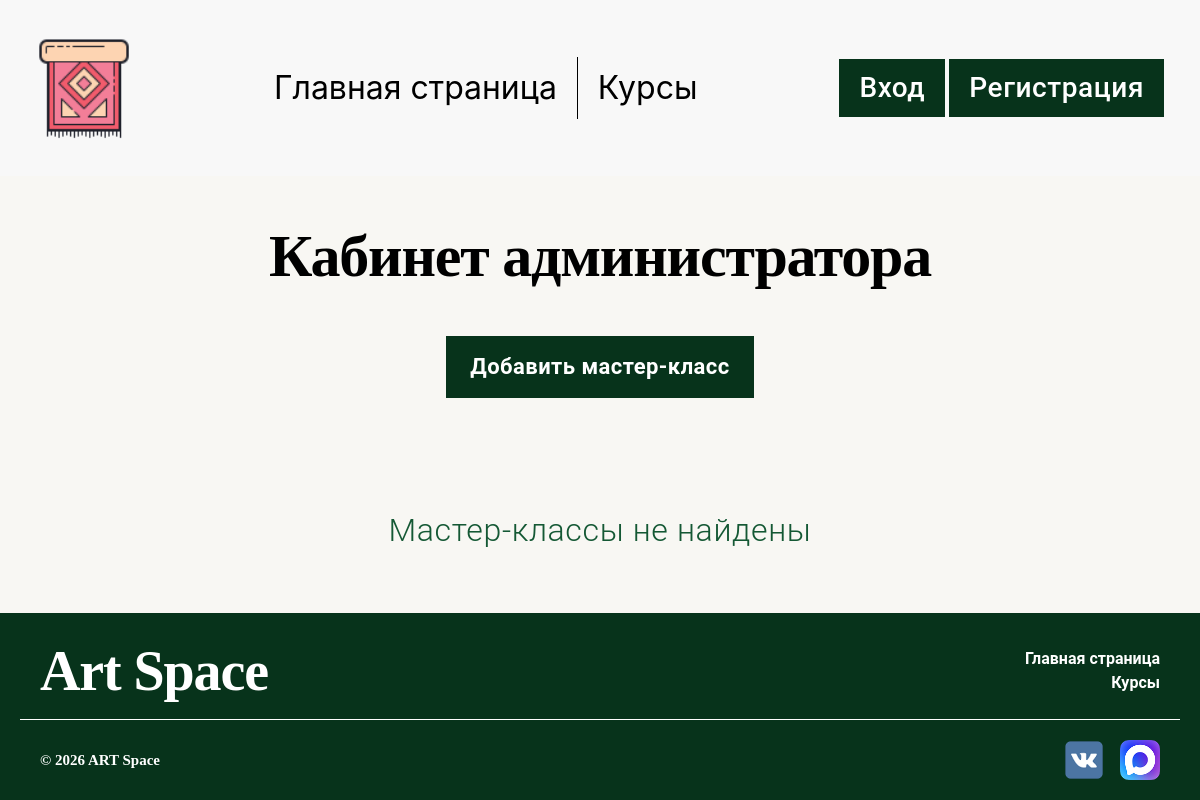
Before: /admin_panel/ with the older database file.
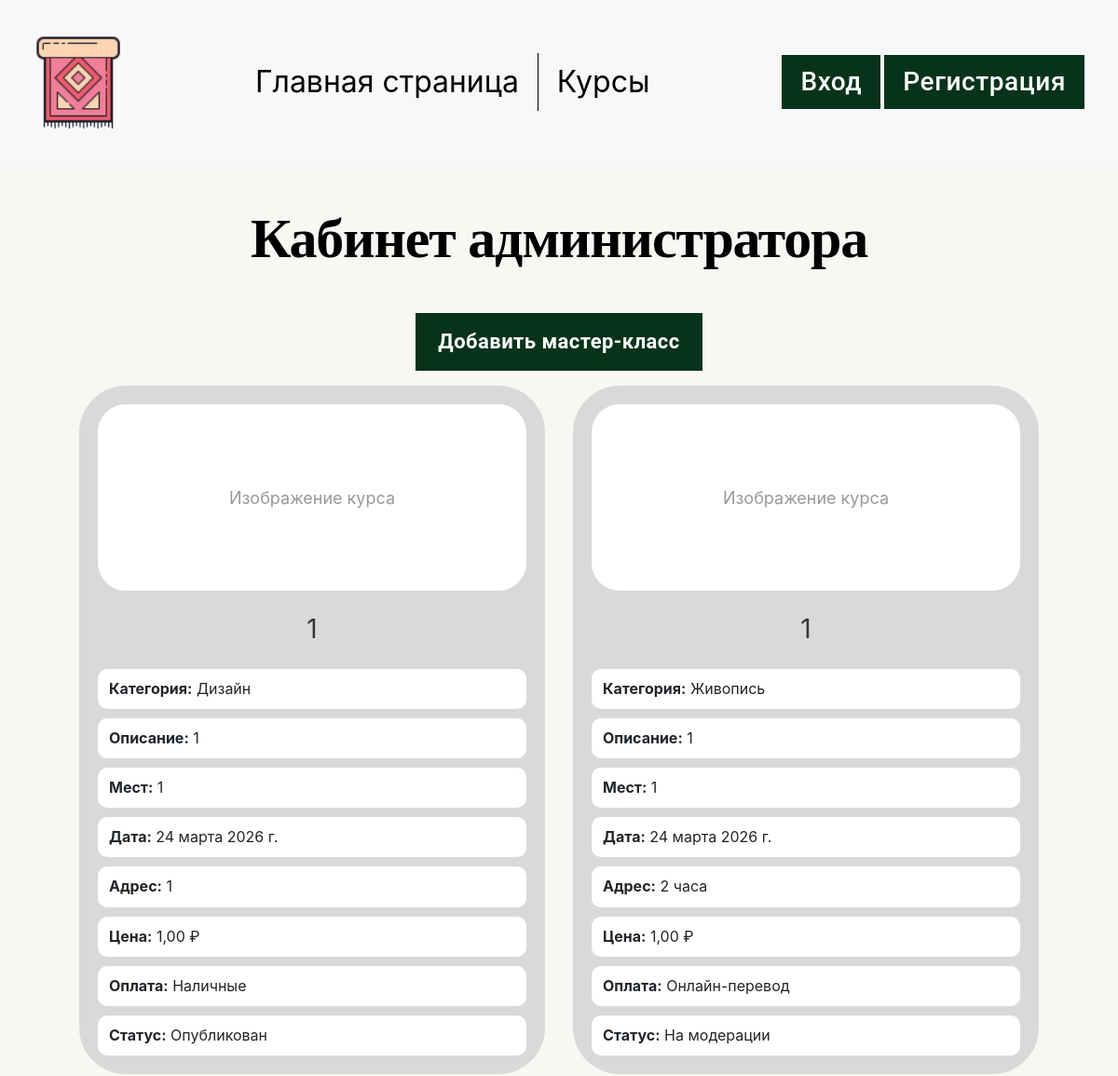
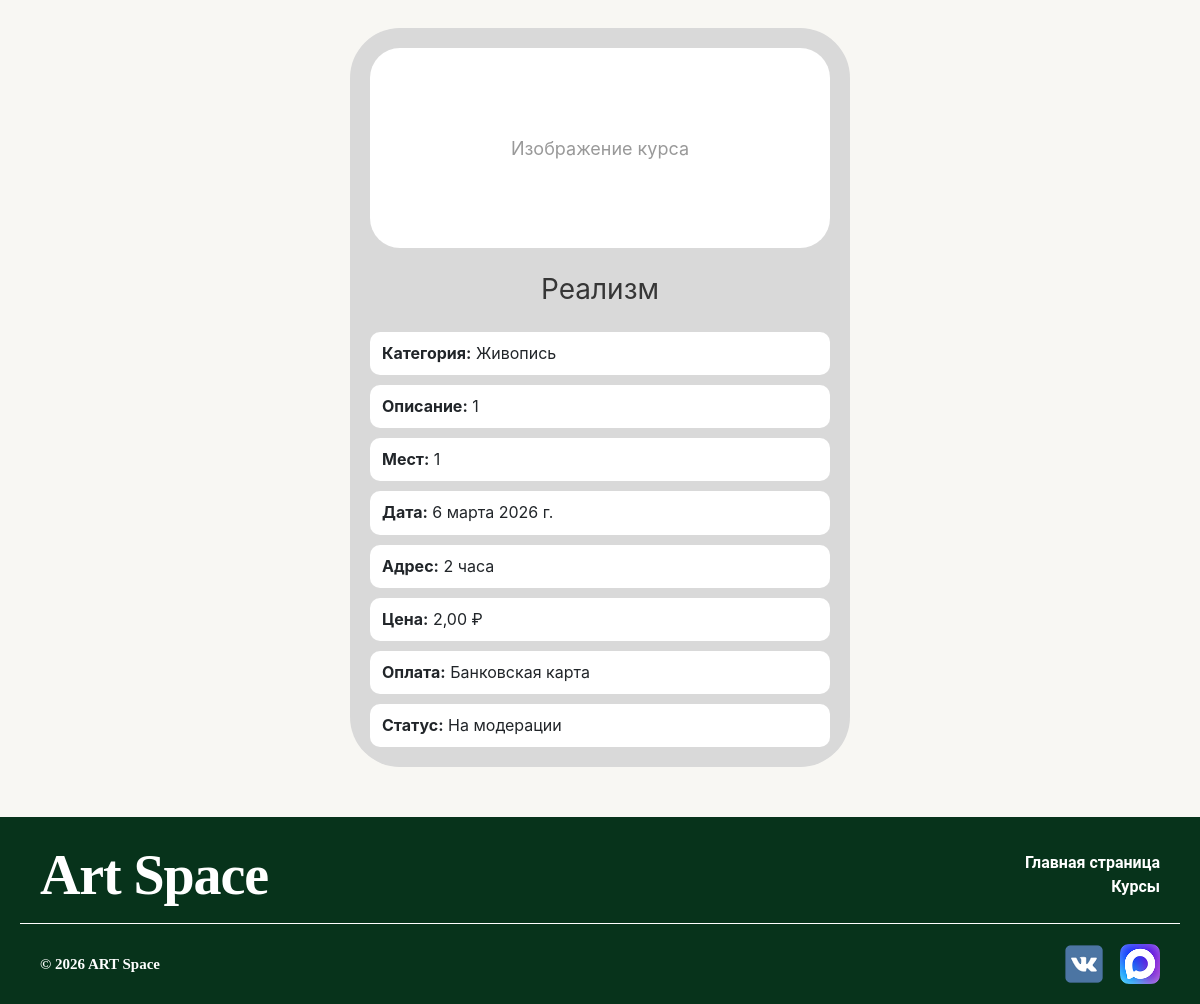
After: the same page with the newer database file (2 pictures, top to bottom).
### main/models.py (models this page shows)
class MasterClass(models.Model):
    METHODS_PAYMENT_CHOICES = {
        1: "Банковская карта",
        2: "Онлайн-перевод",
        3: "Наличные",
    }
    FORMAT_CHOICES = {
        1: "Очная встреча",
        2: "Онлайн",
    }
    STATUS_CHOICES = {
        1: "Черновик",
        2: "На модерации",
        3: "Опубликован",
        4: "Идёт проведение",
        5: "Завершён",
        6: "Отклонён",
    }
    name = models.CharField(max_length=200, verbose_name='Название мастер-класса')
    category = models.ForeignKey(Category, on_delete=models.CASCADE, verbose_name='Категория')
    tema = models.ForeignKey(Tema, on_delete=models.CASCADE, verbose_name='Тема')
    description = models.CharField(max_length=200, verbose_name='Краткое описание')
    image = models.ImageField(upload_to='masterclass_images/', verbose_name='Изображение курса', null=True, blank=True)
    count = models.IntegerField(verbose_name='Количество доступных мест для записи')
    date_event = models.DateField(verbose_name='Дата проведения')
    duration = models.CharField(max_length=200, verbose_name='Адрес занятие')
    format = models.IntegerField(choices=FORMAT_CHOICES, verbose_name='Формат')
    price = models.DecimalField(max_digits=7, decimal_places=2, verbose_name='Стоимость участия')
    method_payment = models.IntegerField(choices=METHODS_PAYMENT_CHOICES, verbose_name='Способы оплаты')
    status = models.IntegerField(choices=STATUS_CHOICES, default=1)
    comment = models.CharField(max_length=200, null=True, blank=True)
    user = models.ForeignKey(User, on_delete=models.CASCADE)

class Category(models.Model):
    name = models.CharField(max_length=200)
    def __str__(self):
        return self.name  # или другое поле с названием

### main/views.py (the view)
# urls.py: path('admin_panel/', admin_view, name='admin_view'),
def admin_view(request):
    master_class_list = MasterClass.objects.order_by("-pk")
    context = {"list": master_class_list, 'page_name': "Кабинет администратора"}
    return render(request, "list.html", context)

### template/list.html (shortened to what this page needs)
{% extends "base.html" %}
{% load static %}
{% block content %}
<div class="container-fluid" style="max-width: 1920px; padding: 50px 20px;">
    <h1 style="font-family: 'Libre Baskerville', serif; font-weight: 700; font-size: clamp(32px, 5vw, 64px); line-height: 100%; letter-spacing: -0.02em; color: #000000; text-align: center; margin-bottom: 50px;">{{ page_name }}</h1>
    {% if not user.is_superuser %}
    <div class="mb-3 text-center">
        <a class="btn" style="background-color: #07331B; color: white; border: none; border-radius: 0; font-family: Roboto, sans-serif; font-weight: 600; font-size: 22px; line-height: 100%; letter-spacing: 0.02em; padding: 20px 24px;" href="{% url 'create_order' %}">Добавить мастер-класс</a>
    </div>
    {% endif %}
    <div class="d-flex flex-wrap justify-content-center" style="gap: 30px;">
        {% for item in list %}
        <div class="course-card" style="width: 500px;">
            <div class="course-card-inner" style="width: 500px; min-height: 700px; border-radius: 50px; background: #D9D9D9; padding: 20px; display: flex; flex-direction: column; gap: 15px;">
                <div style="width: 100%; height: 200px; background: #FFFFFF; border-radius: 30px; display: flex; align-items: center; justify-content: center; overflow: hidden;">
                    {% if item.image %}
                        <img src="{{ item.image.url }}" alt="{{ item.name }}" style="width: 100%; height: 100%; object-fit: cover;">
                    {% else %}
                        <span style="font-family: Inter, sans-serif; font-size: 18px; color: #999;">Изображение курса</span>
                    {% endif %}
                </div>
                <h5 style="font-family: Inter, sans-serif; font-weight: 400; font-size: 28px; line-height: 120%; text-align: center; color: #000000; opacity: 0.75; margin: 10px 0;">{{ item.name }}</h5>
                <div style="display: flex; flex-direction: column; gap: 10px;">
                    <p style="font-family: Inter, sans-serif; font-weight: 400; font-size: 16px; line-height: 120%; background: #FFFFFF; padding: 12px; border-radius: 10px; margin: 0;"><strong>Категория:</strong> {{ item.category }}</p>
                    <p style="font-family: Inter, sans-serif; font-weight: 400; font-size: 16px; line-height: 120%; background: #FFFFFF; padding: 12px; border-radius: 10px; margin: 0;"><strong>Описание:</strong> {{ item.description }}</p>
                    <p style="font-family: Inter, sans-serif; font-weight: 400; font-size: 16px; line-height: 120%; background: #FFFFFF; padding: 12px; border-radius: 10px; margin: 0;"><strong>Мест:</strong> {{ item.count }}</p>
                    <p style="font-family: Inter, sans-serif; font-weight: 400; font-size: 16px; line-height: 120%; background: #FFFFFF; padding: 12px; border-radius: 10px; margin: 0;"><strong>Дата:</strong> {{ item.date_event }}</p>
                    <p style="font-family: Inter, sans-serif; font-weight: 400; font-size: 16px; line-height: 120%; background: #FFFFFF; padding: 12px; border-radius: 10px; margin: 0;"><strong>Адрес:</strong> {{ item.duration }}</p>
                    <p style="font-family: Inter, sans-serif; font-weight: 400; font-size: 16px; line-height: 120%; background: #FFFFFF; padding: 12px; border-radius: 10px; margin: 0;"><strong>Цена:</strong> {{ item.price }} ₽</p>
                    <p style="font-family: Inter, sans-serif; font-weight: 400; font-size: 16px; line-height: 120%; background: #FFFFFF; padding: 12px; border-radius: 10px; margin: 0;"><strong>Оплата:</strong> {{ item.get_method_payment_display }}</p>
                    <p style="font-family: Inter, sans-serif; font-weight: 400; font-size: 16px; line-height: 120%; background: #FFFFFF; padding: 12px; border-radius: 10px; margin: 0;"><strong>Статус:</strong> {{ item.get_status_display }}</p>
                </div>
            </div>
        </div>
        {% empty %}
        <p style="width: 100%; font-family: Roboto, sans-serif; font-weight: 300; font-size: 32px; line-height: 100%; letter-spacing: 0.02em; color: #145834; text-align: center; margin-top: 100px;">Мастер-классы не найдены</p>
        {% endfor %}
    </div>
</div>
{% endblock %}

### template/base.html (shortened to what this page needs)
{% load static %}
<!doctype html>
<html lang="en">
<head>
    <link href="{% static 'bootstrap.min.css' %}" rel="stylesheet">
    <link href="{% static 'custom.css' %}" rel="stylesheet">
</head>
<body class="d-flex flex-column min-vh-100" style="background-color: #F8F7F3;">
<nav class="container-fluid" style="max-width: 1920px; height: auto; min-height: 176px; display: flex; flex-wrap: wrap; justify-content: space-between; align-items: center; padding: 24px 20px; background-color: #f8f8f8;">
    <a href="{% url 'index' %}" class="d-block">
        <img src="{% static 'favicon/logo.png' %}" alt="Art Space" class="img-fluid" style="width: 128px; height: 128px;">
    </a>
    <div class="d-flex flex-wrap align-items-center justify-content-center" style="max-width: 735px; gap: 20px; padding: 8px 20px;">
        <a href="{% url 'index' %}" style="font-family: Inter, sans-serif; font-weight: 400; font-size: clamp(20px, 3vw, 32px); line-height: 100%; text-align: center; text-decoration: none; color: #000; white-space: nowrap;">
            Главная страница
        </a>
        <a href="{% url 'masterclass_list' %}" style="font-family: Inter, sans-serif; font-weight: 400; font-size: clamp(20px, 3vw, 32px); line-height: 100%; text-align: center; text-decoration: none; color: #000; white-space: nowrap;">
            Курсы
        </a>
    </div>
    <div class="d-flex flex-wrap gap-1 align-items-center justify-content-center" style="padding: 8px 16px;">
        {% if user.is_authenticated %}
            {% if user.is_superuser %}
                <a class="btn" style="background-color: #07331B; color: white; border: none; border-radius: 0; font-family: Roboto, sans-serif; font-weight: 500; font-size: 28px; line-height: 100%; letter-spacing: 0.02em; text-align: center; padding: 15px 20px; margin: 0; white-space: nowrap;" href="{% url 'admin_view' %}">Панель администратора</a>
            {% else %}
                <a class="btn" style="background-color: #07331B; color: white; border: none; border-radius: 0; font-family: Roboto, sans-serif; font-weight: 500; font-size: 28px; line-height: 100%; letter-spacing: 0.02em; text-align: center; padding: 15px 20px; margin: 0; white-space: nowrap;" href="{% url 'cabinet_user' %}">Личный кабинет</a>
            {% endif %}
            <a class="btn" style="background-color: #07331B; color: white; border: none; border-radius: 0; font-family: Roboto, sans-serif; font-weight: 500; font-size: 28px; line-height: 100%; letter-spacing: 0.02em; text-align: center; padding: 15px 20px; margin: 0; white-space: nowrap;" href="{% url 'logout' %}">Выход</a>
        {% else %}
            <a class="btn" style="background-color: #07331B; color: white; border: none; border-radius: 0; font-family: Roboto, sans-serif; font-weight: 500; font-size: 28px; line-height: 100%; letter-spacing: 0.02em; text-align: center; padding: 15px 20px; margin: 0; white-space: nowrap;" href="{% url 'login' %}">Вход</a>
            <a class="btn" style="background-color: #07331B; color: white; border: none; border-radius: 0; font-family: Roboto, sans-serif; font-weight: 500; font-size: 28px; line-height: 100%; letter-spacing: 0.02em; text-align: center; padding: 15px 20px; margin: 0; white-space: nowrap;" href="{% url 'register' %}">Регистрация</a>
        {% endif %}
    </div>
</nav>
<main class="flex-grow-1">
    {% block content %}{% endblock %}
</main>
    <footer class="container-fluid" style="max-width: 1920px; background-color: #07331B; padding: 30px 20px 20px 20px; display: flex; flex-direction: column; gap: 20px;">
        <div class="d-flex flex-wrap justify-content-between align-items-center" style="padding: 0 20px;">
            <div class="d-flex align-items-center mb-3 mb-md-0">
                <a href="{% url 'index' %}" style="font-family: 'Libre Baskerville', serif; font-weight: 700; font-size: clamp(32px, 5vw, 56px); line-height: 100%; letter-spacing: -0.02em; color: white; text-decoration: none;">
                    Art Space
                </a>
            </div>
            <div class="d-flex flex-column gap-2 align-items-end">
                <a href="{% url 'index' %}" style="font-family: Roboto, sans-serif; font-weight: 700; font-size: 16px; line-height: 100%; color: white; text-decoration: none;">
                    Главная страница
                </a>
                <a href="{% url 'masterclass_list' %}" style="font-family: Roboto, sans-serif; font-weight: 700; font-size: 16px; line-height: 100%; color: white; text-decoration: none;">
                    Курсы
                </a>
            </div>
        </div>
        <div class="d-flex flex-wrap justify-content-between align-items-center" style="padding: 20px 20px 0 20px; border-top: 1px solid #FFFFFF;">
            <p style="font-family: 'Libre Baskerville', serif; font-weight: 700; font-size: 15px; line-height: 100%; color: white; margin: 0;">© 2026 ART Space</p>
            <div class="d-flex gap-3 align-items-center mt-3 mt-md-0">
                <a href="https://vk.com" target="_blank">
                    <img src="{% static 'images/Vk-logo.png' %}" alt="VK" class="img-fluid" style="height: 40px;">
                </a>
                <a href="https://max.ru/" target="_blank">
                    <img src="{% static 'images/Max-logo.png' %}" alt="Telegram" class="img-fluid" style="height: 40px;">
                </a>
            </div>
        </div>
    </footer>
</body>
</html>

Changed rows visible on the page:
added MasterClass: image "Изображение курса", name "1", category "Дизайн", description "1", count "1", date_event "24 марта 2026 г.", duration "1", price "1,00", method_payment "Наличные", status "Опубликован"
added MasterClass: image "Изображение курса", name "1", category "Живопись", description "1", count "1", date_event "24 марта 2026 г.", duration "2 часа", price "1,00", method_payment "Онлайн-перевод", status "На модерации"
added MasterClass: image "Изображение курса", name "Реализм", category "Живопись", description "1", count "1", date_event "6 марта 2026 г.", duration "2 часа", price "2,00", method_payment "Банковская карта", status "На модерации"
Other visible differences:
text no longer shown: "Мастер-классы не найдены"
